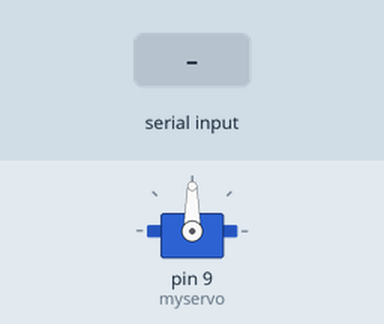
This sketch was run on a simulated Arduino Uno, built with avr-gcc and run on an emulated ATmega328P. Shown: servo. Inputs (shaded band) come from the test bench.

Above: at 1.2 s.
1.3 s: "90,45\n" received over Serial
At 2.3 s:
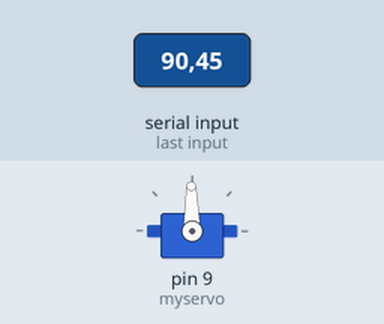
2.8 s: "30,150\n" received over Serial
At 3.5 s:
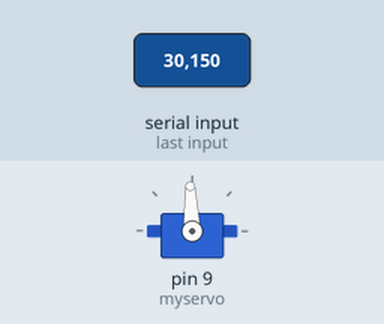
Timing chart, 0 to 5.8 s (numbered marks = the images above; inputs shaded):
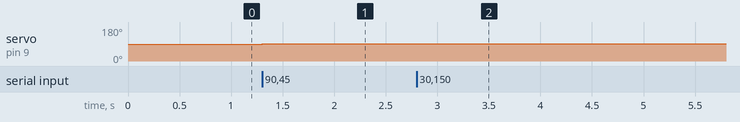

The sketch:

CameraTrackServo.ino
```cpp
#include <Servo.h>

Servo myservo;
int Frame_Res = 640;
int x , w;
int ServoPin=9;
int Centre = Frame_Res/2;
int face_centre= Frame_Res/2;;
static int ServoPos=90;

const int SERVO_MIN_ANGLE = 0;   // max angle
const int SERVO_MAX_ANGLE = 180; // min angle

//Serial stuff im copying
const int MAX_DATA_LENGTH = 64;
char receivedData[MAX_DATA_LENGTH];
int dataIndex = 0;


void setup() {
  myservo.attach(9);
  myservo.write(ServoPos);
  Serial.begin(115200);
  delay(5);
}

void loop() {
// if ant data availalbe
  if (Serial.available() > 0) {
    char incomingChar = Serial.read(); // Read one byte at a time

    // If the character is not newline terminator so data remains
    if (incomingChar != '\n') {
      // store data
      if (dataIndex < MAX_DATA_LENGTH - 1) { // Leave space for null terminator
        receivedData[dataIndex] = incomingChar;
        dataIndex++;
      } else {
        // Handle buffer
        dataIndex = 0;
        memset(receivedData, 0, MAX_DATA_LENGTH);
      }
    } else { // end line recieved end of data
      receivedData[dataIndex] = '\0';

      //parsing
      int numParsed = sscanf(receivedData, "%d,%d", &x, &w);

      if(numParsed==2){
        face_centre = (x+ (w/2));
        if(face_centre < Centre-100){
          ServoPos++;
        }
        else if (face_centre>Centre+100){
          ServoPos--;
        }
        ServoPos = constrain(ServoPos, SERVO_MIN_ANGLE, SERVO_MAX_ANGLE);
        myservo.write(ServoPos);
        delay(100);
      }
      dataIndex = 0;
      memset(receivedData, 0, MAX_DATA_LENGTH); // clear buffer
    }
  }
}
```

Measured:
- after the input at 1.3 s, servo on pin 9 (myservo): 90° → 91° at once
- after the input at 2.8 s, servo on pin 9 (myservo): 91° → 92° at once
